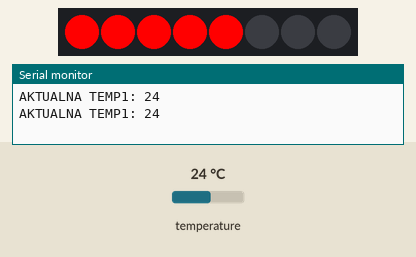
Recording of a program running on a simulated Arduino Uno, built with avr-gcc and run on an emulated ATmega328P. On the bench: 8 RGB LEDs in strip order, left to right, the last lines printed to the serial monitor. The test bench sets the inputs (shaded band); at power-on: temperature 24 °C.

Above: at 2.6 s.
2.7 s: temperature set to 39.4 °C
At 4.0 s:
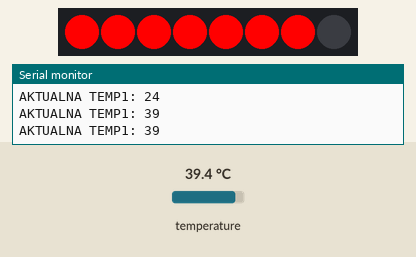
4.4 s: temperature set to 40.6 °C
At 5.5 s:
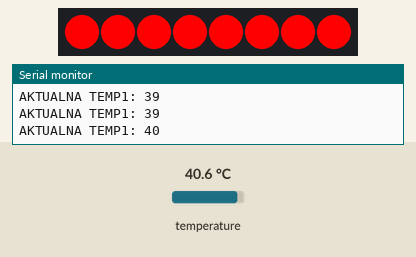
6.5 s: temperature set to 12 °C
At 8.3 s:
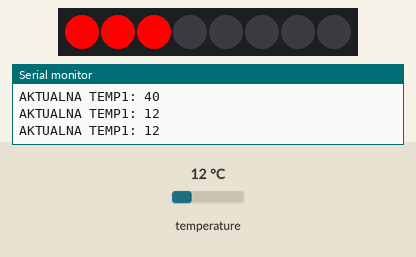
8.6 s: temperature set to 41 °C
At 9.8 s:
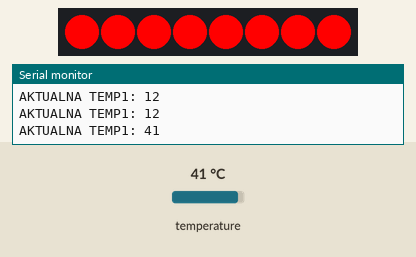
10.8 s: temperature set to 28 °C
At 12.5 s:
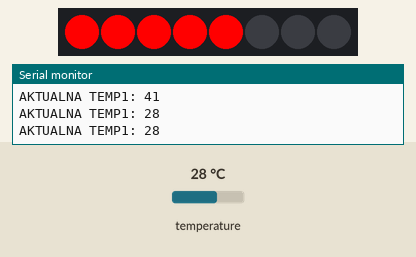
Timing chart, 0 to 13.9 s (numbered marks = the images above; inputs shaded):
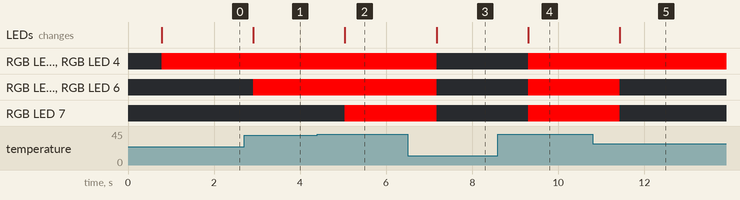

Measured:
- the behaviour switches between 39.9 and 40 °C on temperature (found by bisection; images 1 and 2)
- after the input at 2.7 s, RGB LED 5, RGB LED 6: off → RGB(255, 0, 0) after 0.21 s; the LEDs: change after 0.21 s (image 1)
- after the input at 4.4 s, RGB LED 7: off → RGB(255, 0, 0) after 0.64 s; the LEDs: change after 0.64 s (image 2)
- after the input at 6.5 s, RGB LED 3–7: RGB(255, 0, 0) → off after 0.67 s; the LEDs: change after 0.67 s (image 3)
- after the input at 8.6 s, RGB LED 3–7: off → RGB(255, 0, 0) after 0.70 s; the LEDs: change after 0.70 s (image 4)
- after the input at 10.8 s, RGB LED 5–7: RGB(255, 0, 0) → off after 0.63 s; the LEDs: change after 0.63 s (image 5)

The program:

main.cpp
```cpp
#include <Arduino.h>
#include <DallasTemperature.h>
#include <OneWire.h>
#include <Adafruit_NeoPixel.h>

OneWire oneWire(A5);
DallasTemperature sensors(&oneWire);
DeviceAddress ds18b20_1 = {0x28, 0x9E, 0x73, 0xAD, 0xF, 0x0, 0x0, 0xF4};
DeviceAddress ds18b20_2 = {0x28, 0x87, 0xC1, 0xAE, 0xF, 0x0, 0x0, 0x7D};
Adafruit_NeoPixel ws2812 = Adafruit_NeoPixel(8, A0, NEO_GRB + NEO_KHZ800);
int tempDoWs2812;

void termometrRgb(int temp) {
  if (temp > 40) {
    temp = 40;
  }
  else if (temp < -40) {
    temp = -40;
  }
  ws2812.clear();
  if ( temp >= 0) {
    temp = map(temp, 0, 40, 1, 8);
    for (int i = 0; i < temp; i++) {
      ws2812.setPixelColor(i, ws2812.Color(255, 0, 0));
    }
  }
  else {
    temp = map(temp, -40, 0, 1, 8);
    for (int i = 8; i > temp; i--) {
      ws2812.setPixelColor(i, ws2812.Color(0, 0, 255));
    }
  }
  ws2812.show();
}

void setup() {
  Serial.begin(9600);
  sensors.begin();
  ws2812.begin();
}

void loop() {
  sensors.requestTemperatures();
  tempDoWs2812 = sensors.getTempC(ds18b20_1);
  Serial.println("AKTUALNA TEMP1: " + String(tempDoWs2812));
  termometrRgb(tempDoWs2812);
  delay(300);
}

/*********************************
 * ZAKRES PRACY : -50C : 150C
 * 4.7K ROWNOLEGLE OUTPUT, VCC
 * ADRES 1: 28 9E 73 AD F 0 0 F4
 * ADRES 2: 28 87 C1 AE F 0 0 7D
*********************************/
```
